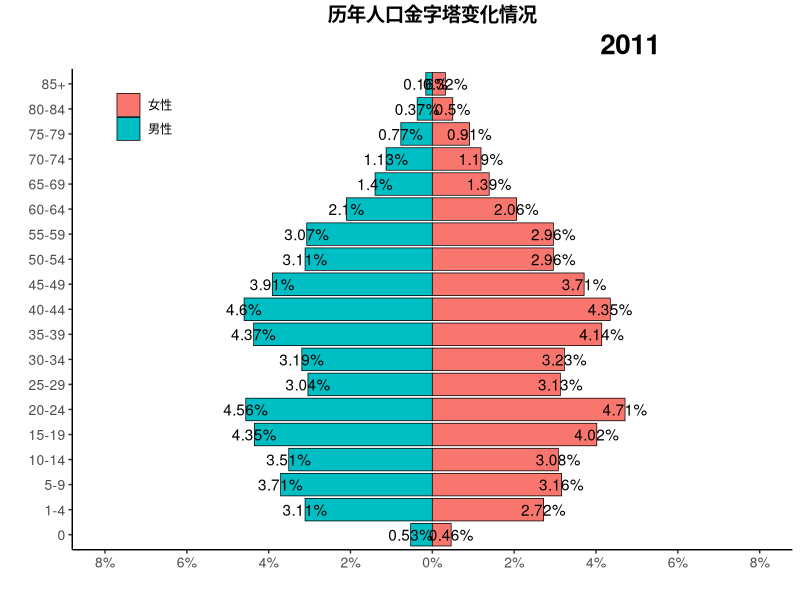
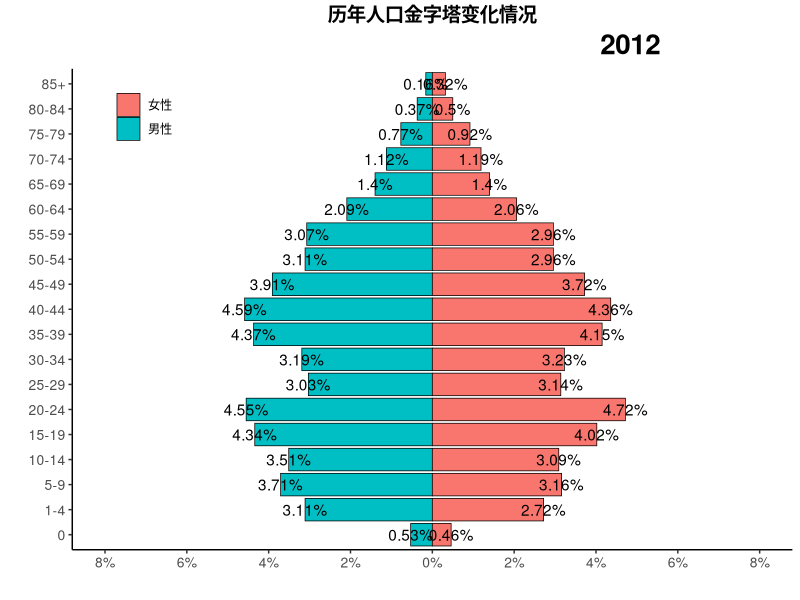
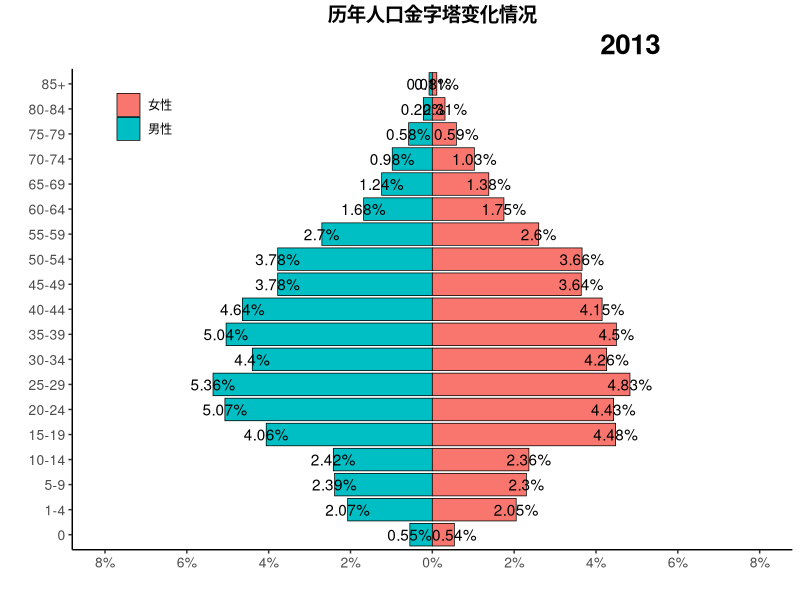
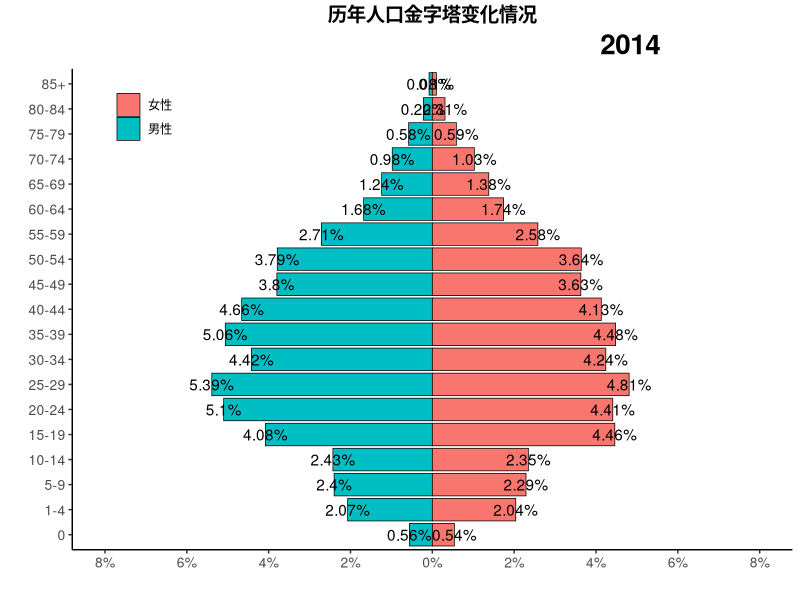
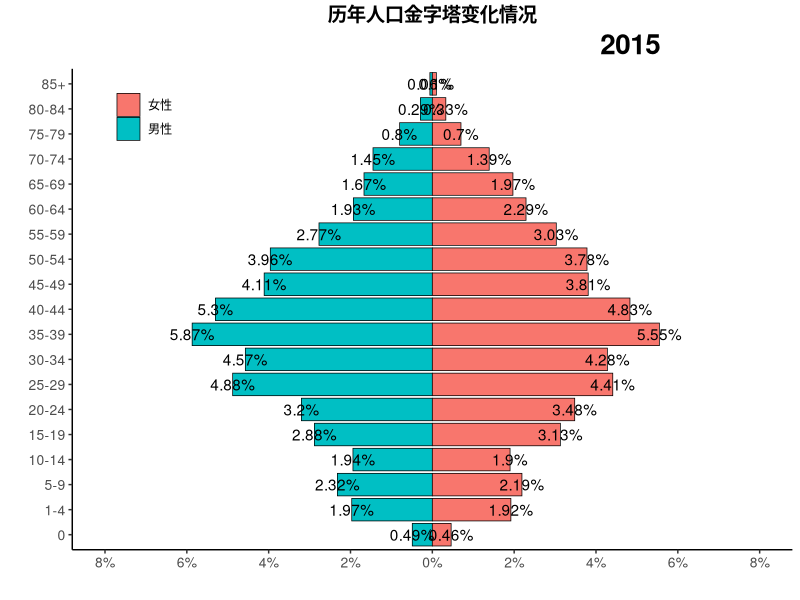
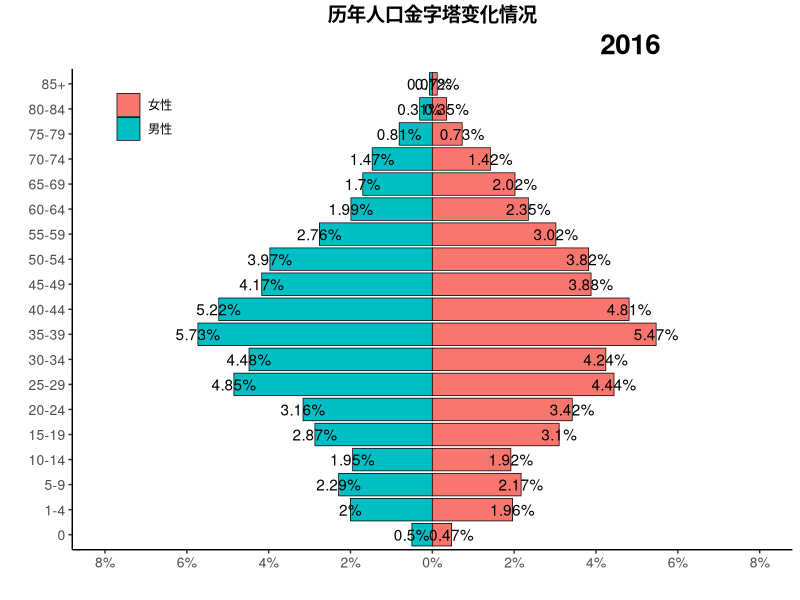
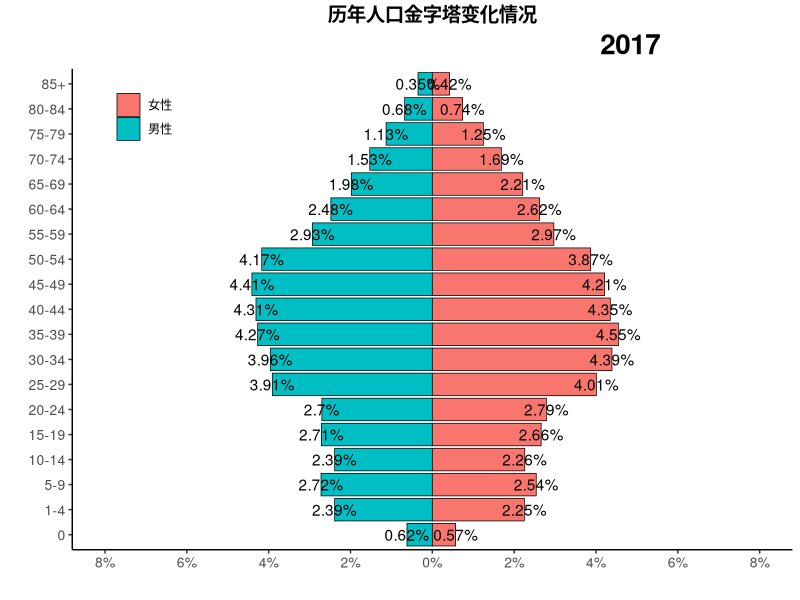

R code for these plots, in order:
## ---- chunk 1
#| message: false
data<-read.csv("population.csv")
head(data)
## ---- chunk 2
#| message: false
library(dplyr)
library(tidyr)
data <- data %>%
  ## 把宽数据转换为长数据
  gather("agegrp","rks",-year,-sex)%>%
  ## 整理年龄组变量，添加标签转换显示格式
  mutate(agegrp=as.numeric(gsub("[^0-9]", "", agegrp)),
         agegrp=factor(agegrp,labels = c("0","1-4","5-9","10-14","15-19","20-24","25-29","30-34","35-39","40-44","45-49","50-54","55-59","60-64","65-69","70-74","75-79","80-84","85+")))%>%
  group_by(year)%>%
  ## 把男性人口数转换为负值，以是条图显示在左侧
  mutate(rks=round(rks/sum(rks),4),
         rks=ifelse(sex=="男性",-rks,rks))
## ---- chunk 3
#| fig.show: "animate"
#| animation-hook: "gifski"
## 加载ggplot2包
library(ggplot2)
## 建立for循环
for (i in 2011:2017) {
 data %>% 
    filter(year==i) %>%
  ggplot(aes(x=factor(agegrp),y=rks,fill=sex)) +
  geom_bar(stat = "identity",position = "identity",color="black",linewidth=0.25)+
  geom_text(aes(label=paste0(abs(rks) * 100, '%')))+
  coord_flip()+
  theme_classic()+
  xlab("")+
  ylab("")+
  scale_y_continuous(limits = c(-0.08,0.08),breaks=seq(-0.08,0.08,0.02),labels = function(x) paste0(abs(x) * 100, '%'))+
  labs(title="历年人口金字塔变化情况",subtitle=paste(i))+
  theme(legend.position = c(0.1,0.9),
        legend.title = element_blank(),
        strip.text = element_text(size=10, face="bold.italic"),
        strip.background = element_rect(color="white", size=0),
        axis.text=element_text(size=10),
        axis.title=element_text(size=12, face="bold"),
        plot.title = element_text(face="bold", size=14, hjust = 0.5),
        plot.subtitle=element_text(face="bold",size=20,hjust=0.8))->p
  plot(p)
}

